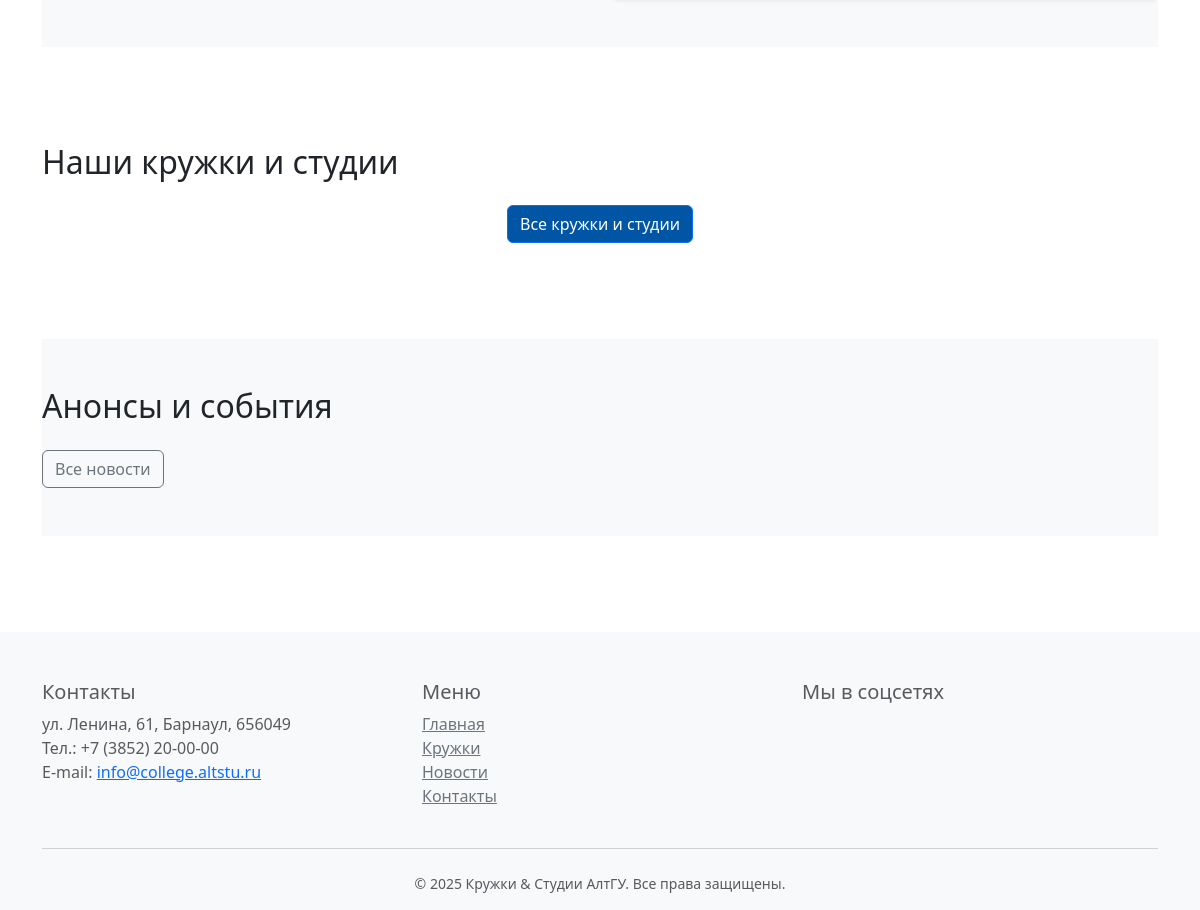
The app's page / (lower part), older data.
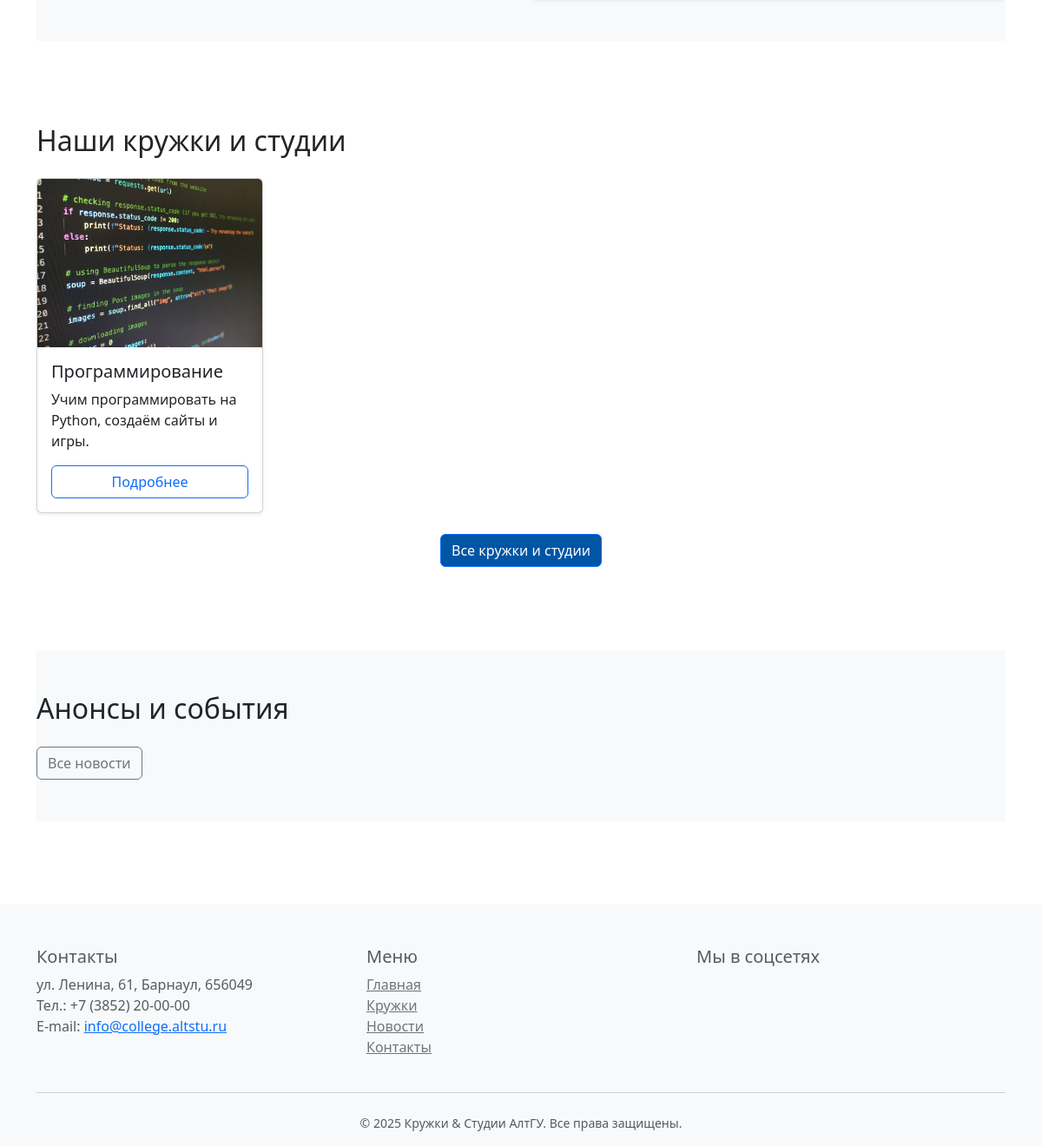
The same page, newer data.
### main/models.py (models this page shows, shortened)
class Club(models.Model):
    name = models.CharField("Название кружка/студии", max_length=150)
    slug = models.SlugField("URL-идентификатор", max_length=150, unique=True)
    manager = models.ForeignKey(
        settings.AUTH_USER_MODEL,
        verbose_name="Руководитель (пользователь)",
        on_delete=models.SET_NULL,
        null=True, blank=True,
        related_name="managed_clubs"
    )
    short_description = models.CharField("Краткое описание", max_length=255)
    description = models.TextField("Полное описание")
    logo = models.ImageField("Логотип", upload_to="clubs/", blank=True)
    schedule = models.TextField("Расписание занятий", blank=True)
    location = models.CharField("Место проведения", max_length=255, blank=True)
    leader_name = models.CharField("ФИО руководителя", max_length=150, blank=True)
    leader_contact = models.CharField("Контакты руководителя", max_length=255, blank=True)
    categories = models.ManyToManyField('Category', verbose_name="Категории", blank=True)
    created_at = models.DateTimeField("Дата создания", auto_now_add=True)
    updated_at = models.DateTimeField("Дата обновления", auto_now=True)
    class Meta:
        verbose_name = "Кружок/Студия"
        verbose_name_plural = "Кружки и студии"
        ordering = ["name"]

### main/views.py (the view)
# urls.py: path("", views.index, name="index"),
def index(request):
    clubs = Club.objects.all()[:6]
    latest_news = News.objects.filter(is_approved=True).order_by("-published_at")[:5]
    return render(request, "index.html", {
        "clubs": clubs,
        "latest_news": latest_news,
        "year": timezone.now().year,
    })

### asu/templates/index.html (shortened to what this page needs)
{% extends 'base.html' %}
{% load static %}
{% block content %}
    <section id="about" class="bg-light py-5 mb-5">
    </section>
    <section id="clubs" class="py-5 mb-5">
        <h2 class="mb-4">Наши кружки и студии</h2>
        <div class="row g-4">
            {% for club in clubs|slice:":4" %}
                <div class="col-sm-6 col-md-3">
                    <div class="card h-100 shadow-sm">
                        {% if club.logo %}
                            <img src="{{ club.logo.url }}" class="card-img-top" alt="{{ club.name }}">
                        {% else %}
                            <img src="{% static 'img/club-placeholder.jpg' %}" class="card-img-top" alt="Кружок">
                        {% endif %}
                        <div class="card-body d-flex flex-column">
                            <h3 class="h5 card-title">{{ club.name }}</h3>
                            <p class="card-text mb-3">{{ club.short_description }}</p>
                            <a href="{% url 'clubs' %}" class="mt-auto btn btn-outline-primary">Подробнее</a>
                        </div>
                    </div>
                </div>
            {% endfor %}
        </div>
        <div class="text-center mt-4">
            <a href="{% url 'clubs' %}" class="btn btn-primary">Все кружки и студии</a>
        </div>
    </section>
    <section id="news" class="bg-light py-5 mb-5">
        <h2 class="mb-4">Анонсы и события</h2>
        <a href="{% url 'news_list' %}" class="btn btn-outline-secondary">Все новости</a>
    </section>
{% endblock %}

Row changes from the older to the newer data that the page shows:
added Club: logo (picture), name "Программирование", short_description "Учим программировать на Python, создаём сайты и игры."
